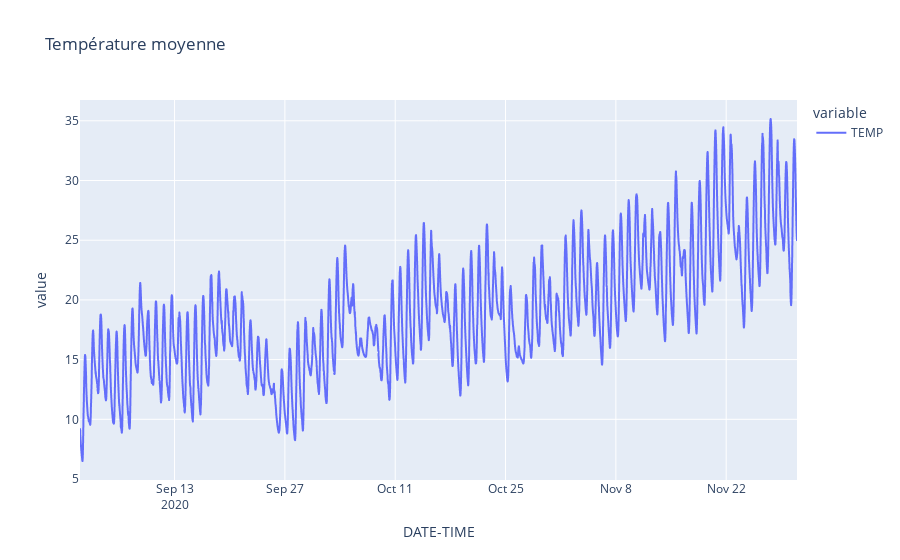

This figure's notebook cell:
### Code cell
import plotly.express as px
fig = px.line(data_sp, x='DATE-TIME', y=["TEMP"] , title="Température moyenne")
fig.show()

### Figure 1 — Plotly figure (JSON) as saved in the notebook; plotly's stock layout.template omitted (floating-point values rounded to 4 significant figures; data arrays with more than 128 entries replaced by an {"elided": "..."} marker saying what was removed)
{"data": [{"hovertemplate": "variable=TEMP<br>DATE-TIME=%{x}<br>value=%{y}<extra></extra>", "legendgroup": "TEMP", "line": {"color": "#636efa", "dash": "solid"}, "marker": {"symbol": "circle"}, "mode": "lines", "name": "TEMP", "showlegend": true, "type": "scattergl", "x": {"elided": "6552 str values"}, "xaxis": "x", "y": {"elided": "6552 float values"}, "yaxis": "y"}], "layout": {"legend": {"title": {"text": "variable"}, "tracegroupgap": 0}, "title": {"text": "Température moyenne"}, "xaxis": {"anchor": "y", "domain": [0, 1], "title": {"text": "DATE-TIME"}}, "yaxis": {"anchor": "x", "domain": [0, 1], "title": {"text": "value"}}}}
